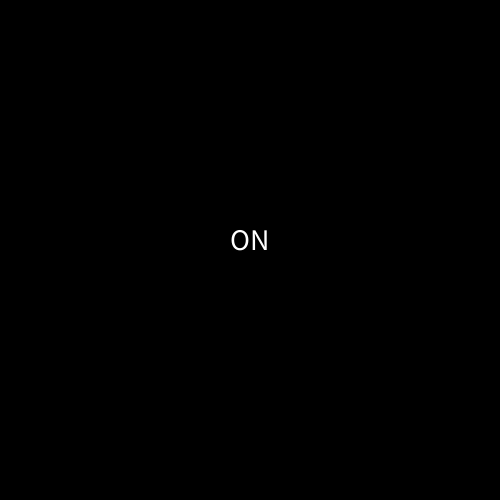
Frame 1 (no input)
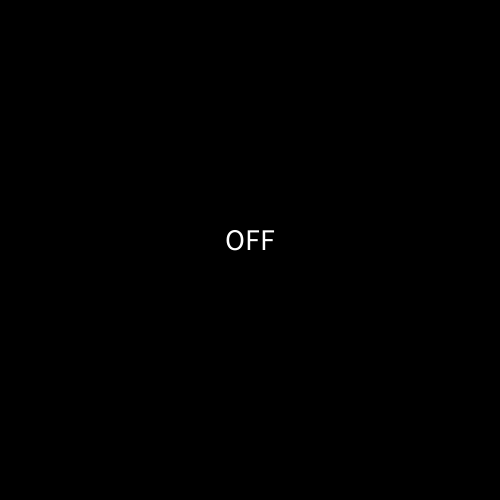
Frame 60 (the mouse pressed at the canvas centre just before this capture)
Frame 120 (the mouse held since frame 60 and released just before this capture): identical to frame 1, image omitted

The Processing sketch that drew these frames (run headless with seeded random() and noise(); from frame 60 on, the mouse is pressed at the canvas centre):

// Processing sketch: timer
// ── timer.pde
//declar variables
int timer, interval;

//boolean is a variable that can be true or false
boolean display;

void setup(){
  size(500,500);
  textSize(30);
  textAlign(CENTER);
  
  //millis() returns the amount of time the program has been running in milliseconds
  timer = millis();
  interval = 1000;
  display = true;
}

void draw(){
  background(0);
  
  //if the interval has passed, reset the timer and change display
  if(millis() > timer+interval){
    timer = millis();
    //the exclamation point means "not"
    display = !display;
  }
  
  if(display){
    text("ON", width/2,height/2);
  }else{
    text("OFF", width/2,height/2);
  }

}
